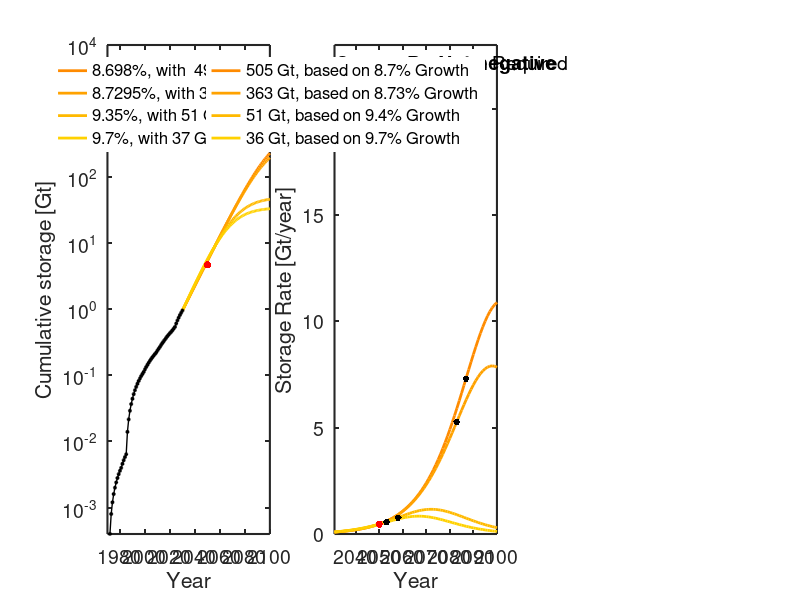

Write MATLAB code to recreate this figure.
% US national 

clear all
close all
set(0,'DefaultAxesFontSize',14, 'defaultlinelinewidth', 2,...
    'DefaultAxesTitleFontWeight', 'normal')

% Define colormaps, note that colorbrewer was used for manuscript figures,
% and requires additional packages
bluecc = summer(6); 
autumncc = (autumn(12)); 
greycc = flipud(gray(6)); 
coolcc = (cool(12)); 
%% Load Data - historical data 
load('USdata.txt')
years = USdata(:,1); % years
qinj = USdata(:,2); % MT - storage rate 
Q = USdata(:,3)./1000; % Gt - cumulative storage 
%% Load Data - Central scenario by CNP
load('CumulativeStorageCentral.txt')
years1 = CumulativeStorageCentral(:,1); % years
qinj1 = CumulativeStorageCentral(:,4); % MT - storage rate 
%% Input
% Growth rate fit to current data
w = 0.09;
% possible storage capacity required in 2100
Qinf = [506];
% Fit peak years
peak_year = [2100]; 
% Input for models with change in rate in 2030
year_rate_change = (2030);
% rate change
rtarget465 = [0.08698, 0.087295, 0.0935, 0.097]; % Net negative 4.7 Gt
% resulting storage to meet 2100 target

Qtarget465 =[505.4473,  363.4043, 50.8073, 35.6564]; % mod 506, 366, 50.6, 36.6 - obs 500.2358, 360.2792, 50.8073, 36.0902
% resulting peak injection
peak_target465 = [2102, 2098, 2072.1, 2066.7];
% vector defining years c5alculate model output
x = [years(1):2100];
%% Plot cumulative storage
figure('position', [105  337  1700  441])
subplot(1,3,1)
hold on



for i=1:length(Qtarget465)
    % trajectory from 8.6 and a rate change to 10.6
    cum_at_rate_change = exp(year_rate_change.*w).*exp(-182.6431721);
    x2 = [year_rate_change:2100];
    
    C = (Qtarget465(i)-cum_at_rate_change);
    pt = (C./(1+exp(rtarget465(i)*(peak_target465(i)-x2))));
    plot(x2,pt, 'color', autumncc(i+6,:))
end


% Plot actual data - historical growth data 
plot(years(1:end), Q(1:end),'-ok','MarkerFaceColor', 'k','MarkerSize',2, 'linewidth', 1,'HandleVisibility','off')
set(gca, 'YScale', 'log')

% Plot 5.5 Gt in 2050
plot(2050, 4.7, '.r', 'markersize', 16,'HandleVisibility','off')

% Large plot axis
text(1972, 5000, 'Growth Rates', 'fontsize', 14)
axis([1970 2100 10^-3.4 10^4])
legend({[num2str(rtarget465(1)*100), '%, with  498 Gt'], [num2str(rtarget465(2)*100), '%, with 350 Gt'],...
     [num2str(rtarget465(3)*100), '%, with 51 Gt'],...
     [num2str(rtarget465(4)*100), '%, with 37 Gt']}, ...
    'Box', 'off',  'fontsize', 12, 'Position', ...
    [0.159 0.63 0.07 0.2630])
xlabel('Year')
ylabel('Cumulative storage [Gt]')
box on
set(gca, 'YScale', 'log')
set(gca, 'Color', 'white');
set(gca,'linewidth',1.5)
text(2070,5000, 'Net negative', 'fontsize', 14, 'FontWeight', 'bold')
%% Storage rate subplot
subplot(1,3,2)
hold on

    
% Calculate rate change storage curves of Qtarget2
for i=1:length(Qtarget465)
    cum_2030 = exp(year_rate_change.*w).*exp(-182.6431721);
    x2 = [year_rate_change:2150];
    
    C = (Qtarget465(i)-cum_2030);
    
    yrate2 = (C.*rtarget465(i).*exp(rtarget465(i).*(peak_target465(i)-x2)))./((1+exp(rtarget465(i).*(peak_target465(i)-x2))).^2);
    
    plot(x2,yrate2, 'color', autumncc(i+6,:))
end



    % Calculate inflection years
inflection_time_red = peak_target465-log(2+sqrt(3))./rtarget465;
C = (Qtarget465-cum_2030);
y_inflect_red = (C.*rtarget465.*exp(rtarget465.*(peak_target465-inflection_time_red)))./...
        ((1+exp(rtarget465.*(peak_target465-inflection_time_red))).^2);

    
% Label and plot inflection years  

plot(inflection_time_red, y_inflect_red, '.k', 'markersize', 15)


plot(2050, 0.465, '.r', 'markersize', 16,'HandleVisibility','off')
% Format and annotate plot
box on
xlabel('Year')
ylabel('Storage Rate [Gt/year]')
set(gca,'linewidth',1.5)
set(gca, 'Color', 'white')
axis([2031 2100 0 23])
set(gcf, 'Color', [1,1,1]);


text(2032, 22.1, sprintf('Storage Resource Required'), 'fontsize', 14)
legend({
    [num2str(round(Qtarget465(1))), ' Gt, based on 8.7% Growth'],[num2str(round(Qtarget465(2))), ' Gt, based on 8.73% Growth'],...
    [num2str(round(Qtarget465(3))), ' Gt, based on 9.4% Growth'],[num2str(round(Qtarget465(4))), ' Gt, based on 9.7% Growth']}, ...
    'Box', 'off',  'fontsize', 12,... 
    'Position',[0.444 0.63 0.07 0.2630])
text(2075,22.1, 'Net negative', 'fontsize', 14, 'FontWeight', 'bold')